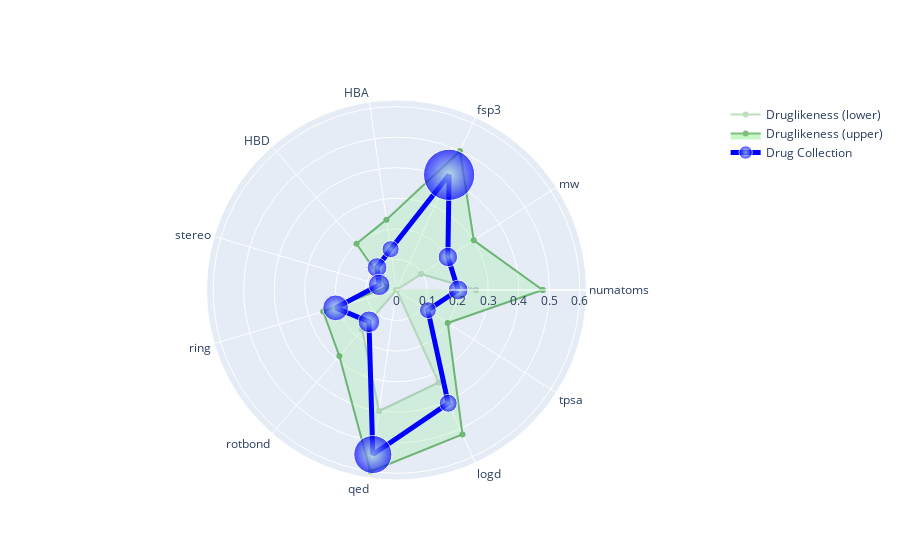

Source (notebook cell):
### Code cell
val = []
ax = molprop.copy()
scale = [1,1,1,1,1,1,1,1,1,1,1]
val_width = [5,12,15,8,16,32,64,10,20,40,10]
maxval = 0

dl_max = druglike_max
dl_min = druglike_min

for i in range(0,len(drugs_mean)):
    #print(i)
    j = drugs_mean[i]
    if ax[i] in ['qed','fsp3']:
        val.append(j)
        val_width[i] = (100*drugs_std[i])
        maxval = max(j, maxval)
    else:
        amin = drugs_min[i]
        if amin > 0:
            amin = 0
        amax = drugs_max[i]
        scale[i] = amax - amin
        j = (j-amin)/scale[i]
        val.append(j)
        dl_max[i] = (druglike_max[i]-amin)/scale[i]
        dl_min[i] = (druglike_min[i]-amin)/scale[i]
        val_width[i] = (100*drugs_std[i])/scale[i]
        maxval = max(j, maxval)

print(scale)
print(dl_max)
print(dl_min)  
print(val)
print(val_width)


ax.append(ax[0])
val.append(val[0])
dl_max.append(dl_max[0])
dl_min.append(dl_min[0])

fig = go.Figure()

fig.add_trace(go.Scatterpolar(
    name = 'Druglikeness (lower)',
  r=dl_min,
  theta=ax,
    opacity =.25,
    #fillcolor = 'white',
    line = dict(color = 'green')
  #fill='none'
))

fig.add_trace(go.Scatterpolar(name = 'Druglikeness (upper)',
  r=dl_max,
  theta=ax,
    line = dict(color = 'green'),
    opacity = .5,
    fillcolor = 'lightgreen',
  fill='tonext'
))


fig.add_trace(go.Scatterpolar(name = 'Drug Collection',
  r=val,
  theta=ax,
    line = dict(width = 5, color = 'blue'),
    marker = dict(size=val_width, sizeref = maxval, sizemode = 'diameter', color = 'blue', symbol = 'circle', gradient = dict(type = 'radial',color = 'lightblue'))
    
  #fill='toself'
))

fig.update_layout(
  polar=dict(
    radialaxis=dict(
      visible=True
    ),
  ),
  showlegend=True
)

fig.show()

### Figure 1 — Plotly figure (JSON) as saved in the notebook; plotly's stock layout.template omitted (floating-point values rounded to 4 significant figures)
{"data": [{"line": {"color": "green"}, "name": "Druglikeness (lower)", "opacity": 0.25, "r": [0.2609, 0.09618, 0, 0, 0, 0, 0, 0.1714, 0.4, 0.3325, 0, 0.2609], "theta": ["numatoms", "mw", "fsp3", "HBA", "HBD", "stereo", "ring", "rotbond", "qed", "logd", "tpsa", "numatoms"], "type": "scatterpolar"}, {"fill": "tonext", "fillcolor": "lightgreen", "line": {"color": "green"}, "name": "Druglikeness (upper)", "opacity": 0.5, "r": [0.4783, 0.3006, 0.5, 0.2326, 0.2, 0.03333, 0.25, 0.2857, 0.6, 0.5195, 0.1994, 0.4783], "theta": ["numatoms", "mw", "fsp3", "HBA", "HBD", "stereo", "ring", "rotbond", "qed", "logd", "tpsa", "numatoms"], "type": "scatterpolar"}, {"line": {"color": "blue", "width": 5}, "marker": {"color": "blue", "gradient": {"color": "lightblue", "type": "radial"}, "size": [10.77, 10.59, 27.85, 9.286, 10.74, 11.65, 14.0, 11.76, 20.7, 9.751, 9.162], "sizemode": "diameter", "sizeref": 0.5438, "symbol": "circle"}, "name": "Drug Collection", "r": [0.2018, 0.1998, 0.4143, 0.135, 0.09722, 0.05918, 0.2075, 0.1376, 0.5438, 0.4074, 0.1221, 0.2018], "theta": ["numatoms", "mw", "fsp3", "HBA", "HBD", "stereo", "ring", "rotbond", "qed", "logd", "tpsa", "numatoms"], "type": "scatterpolar"}], "layout": {"polar": {"radialaxis": {"visible": true}}, "showlegend": true}}
